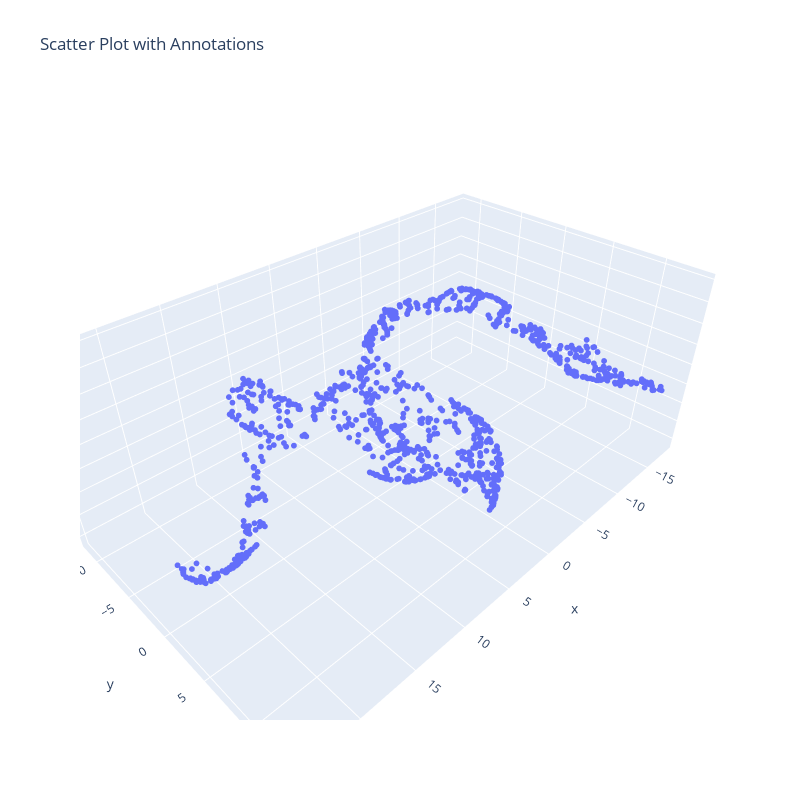

Notebook code for this chart:
### Code cell
import plotly.graph_objs as go
import plotly.io as pio

# Scatter plot
fig = go.Figure(go.Scatter3d(
    x=X_embedded_2[:, 0], 
    y=X_embedded_2[:, 1],
    z=X_embedded_2[:, 2],
    mode='markers',
    marker=dict(
        symbol="circle",
        size=2,
        line=dict(width=0)
    ),
    hovertext=data.trackName, # Add hover text
))

# Update layout
fig.update_layout(
    xaxis=dict(
        showticklabels=False,
        showgrid=False
    ),
    yaxis=dict(
        showticklabels=False,
        showgrid=False
    ),
    width=800,
    height=800,
    title='Scatter Plot with Annotations',
    hovermode='closest' # Set hover mode to show closest data on hover
)

# Show the figure
pio.show(fig)

### Figure 1 — Plotly figure (JSON) as saved in the notebook; plotly's stock layout.template omitted (floating-point values rounded to 4 significant figures; data arrays with more than 128 entries replaced by an {"elided": "..."} marker saying what was removed)
{"data": [{"hovertext": {"elided": "1163 str values"}, "marker": {"line": {"width": 0}, "size": 2, "symbol": "circle"}, "mode": "markers", "type": "scatter3d", "x": {"elided": "1163 float values"}, "y": {"elided": "1163 float values"}, "z": {"elided": "1163 float values"}}], "layout": {"height": 800, "hovermode": "closest", "title": {"text": "Scatter Plot with Annotations"}, "width": 800, "xaxis": {"showgrid": false, "showticklabels": false}, "yaxis": {"showgrid": false, "showticklabels": false}}}
